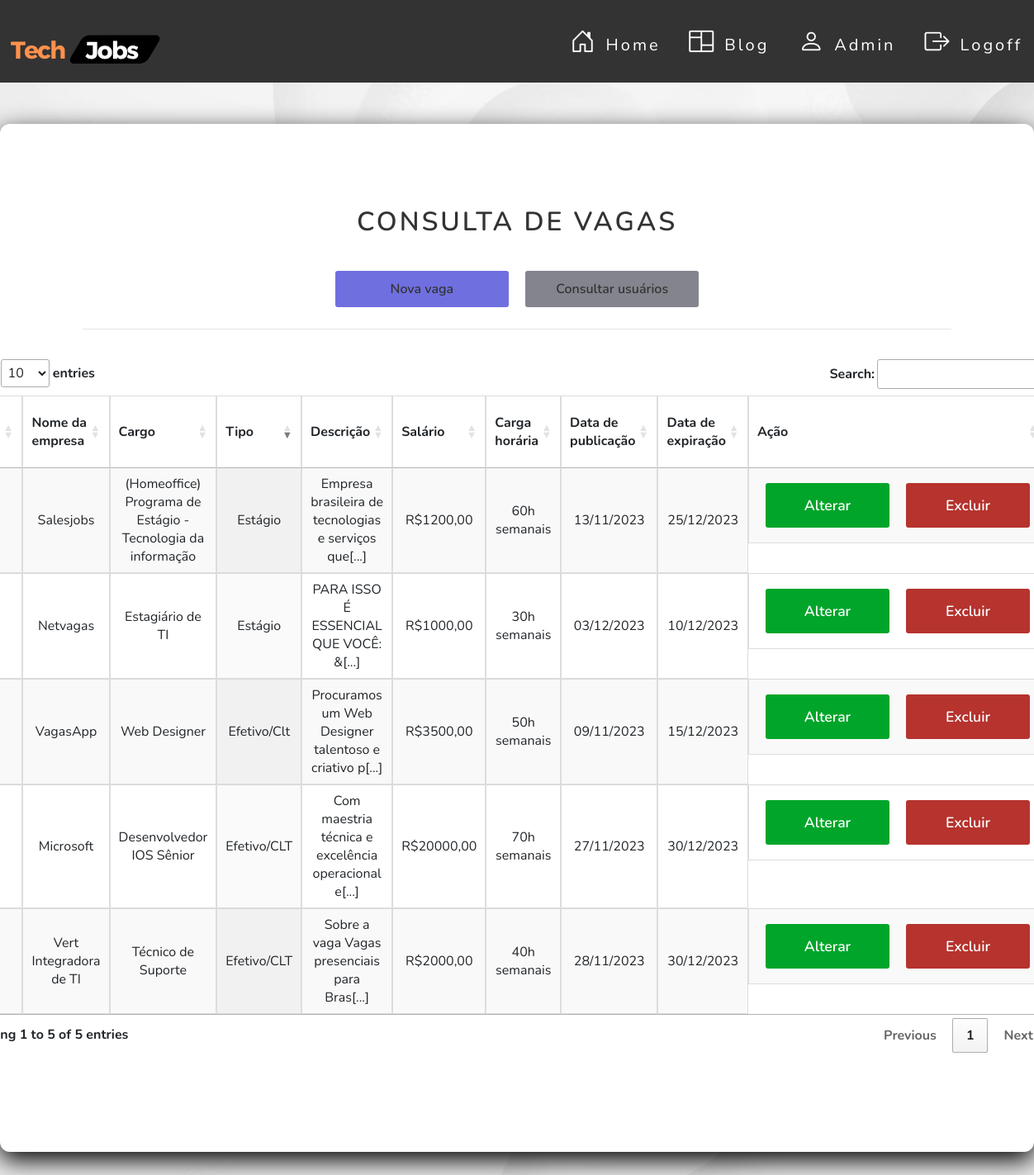
Page /vaga/index.php (signed in) on the committed database.
### tables this page shows
CREATE TABLE `vaga` (
  `id` int NOT NULL,
  `nome` varchar(150) NOT NULL,
  `tipo` varchar(30) NOT NULL,
  `descricao` longtext NOT NULL,
  `salario` varchar(50) NOT NULL,
  `carga_horaria` varchar(100) NOT NULL,
  `data_publicacao` date NOT NULL,
  `data_expiracao` date NOT NULL,
  `usuario_id` int DEFAULT NULL
);

CREATE TABLE `usuario` (
  `id` int NOT NULL,
  `nome` varchar(40) DEFAULT NULL,
  `razao_social` varchar(50) DEFAULT NULL,
  `cpf` varchar(20) DEFAULT NULL,
  `cnpj` varchar(18) DEFAULT NULL,
  `senha` varchar(50) DEFAULT NULL,
  `email` varchar(50) NOT NULL,
  `sexo` varchar(20) DEFAULT NULL,
  `ddi` varchar(6) DEFAULT NULL,
  `ddd` varchar(20) DEFAULT NULL,
  `numero` varchar(17) DEFAULT NULL,
  `cep` varchar(15) DEFAULT NULL,
  `cidade` varchar(30) DEFAULT NULL,
  `logradouro` varchar(10) DEFAULT NULL,
  `bairro` varchar(30) DEFAULT NULL,
  `lote` varchar(10) DEFAULT NULL,
  `rua` varchar(30) DEFAULT NULL,
  `complemento` varchar(20) DEFAULT NULL,
  `curriculo` varchar(100) DEFAULT NULL,
  `perfil_id` int DEFAULT NULL
);

### src/database/conexao.php (called while the page is built)
<?php
class Conexao
{
    public static function getConexao()
    {
        try {
            return new PDO("mysql:host=127.0.0.1;dbname=techjobsdb", "root", "");
        } catch (\PDOException $e) {
            echo 'Error ao conectar com banco de dados. ' . $e->getMessage();
            return null;
        }
    }
}

### src/dao/vagadao.php (called while the page is built, shortened)
<?php
include_once __DIR__ . '/../database/conexao.php';
class VagaDAO
{
    private $dbh;
    public function __construct()
    {
        $this->dbh = Conexao::getConexao();
    }
    public function getAll()
    {
        $query = "SELECT vaga.id, vaga.nome, vaga.tipo, vaga.descricao, vaga.salario, vaga.carga_horaria, vaga.data_publicacao, vaga.data_expiracao, vaga.usuario_id,
       usuario.nome as nome_usuario
                        FROM vaga
                                INNER JOIN usuario
                                    ON vaga.usuario_id = usuario.id ";
        $stmt = $this->dbh->query($query);
        $rows = $stmt->fetchAll();
        $this->dbh = null;
        return $rows;
    }
}

### vaga/vagas_admin.php (the view, shortened to what this page needs)
<?php
require_once __DIR__ . '/../src/dao/vagadao.php';
$dao = new VagaDAO();
$vagas = $dao->getAll();
$quantidadeRegistros = count($vagas);
?>
<link rel="stylesheet"
      href="https://maxcdn.bootstrapcdn.com/bootstrap/4.0.0/css/bootstrap.min.css"
>
<link href="../assets/css/button.css" rel="stylesheet">
<link href="../assets/css/style.css" rel="stylesheet">
<link href="../assets/css/usuario.css" rel="stylesheet">
<link rel="stylesheet" href="https://cdn.jsdelivr.net/npm/bootstrap-icons@1.11.1/font/bootstrap-icons.css">
<link href=" https://cdn.datatables.net/1.13.6/css/jquery.dataTables.min.css" rel="stylesheet" type="text/css"/>
<header class="main-header">
    <nav class="main-header-content">
        <div class="logo">
            <a href="../view/home.php">
                <img src="../assets/img/Tech%20(1).svg" alt="" width="200px" height="100px">
            </a>
        </div>
        <nav class="menu">
            <ul>
                <li class="item-menu">
                    <a href="../view/home.php">
                        <span class="icon"><i class="bi bi-house-door"></i></span>
                        <span class="txt-link">Home</span>
                    </a>
                </li>
                <li class="item-menu">
                    <a href="../view/blog.php">
                        <span class="icon"><i class="bi bi-columns"></i></span>
                        <span class="txt-link">Blog</span>
                    </a>
                </li>
                <li class="item-menu">
                    <a href="../usuarios/administrador/index.php ">
                        <span class="icon"><i class="bi bi-person"></i></span>
                        <span class="txt-link">Admin</span>
                    </a>
                </li>
                <li class="item-menu">
                    <a href="../auth/logoff.php">
                        <span class="icon"><i class="bi bi-box-arrow-right"></i></span>
                        <span class="txt-link">Logoff</span>
                    </a>
                </li>
            </ul>
        </nav>
    </nav>
</header>
<main class="main-vaga">
    <div class="card-vaga">
        <header>
            <h2>Consulta de vagas</h2>
        </header>
        <section class="section__btn">
            <a class="btn-blue" href="create.php">Nova vaga</a>
            <a class="btn" href="../usuarios/administrador/index.php">Consultar usuários</a>
        </section>
        <hr>
        <div class="container">
            <div class="row text ">
                <div class="col-md-12">
                    <div class="card-body font-weight-bold card-vaga-main">
                        <div class="card-vaga-box">
                            <section>
                                <table id="example" class="display" style="width:100%;">
                                    <thead>
                                    <tr>
                                        <th>Id da vaga</th>
                                        <th>Nome da empresa</th>
                                        <th>Cargo</th>
                                        <th>Tipo</th>
                                        <th>Descrição</th>
                                        <th>Salário</th>
                                        <th>Carga horária</th>
                                        <th>Data de publicação</th>
                                        <th>Data de expiração</th>
                                        <th>Ação</th>
                                    </tr>
                                    </thead>
                                    <tbody>
                                    <?php if ($quantidadeRegistros == "0") : ?>
                                        <tr>
                                            <td colspan="4">Não existem usuários cadastrados.</td>
                                        </tr>
                                    <?php else : ?>
                                        <?php foreach ($vagas as $vaga) :
                                            ?>
                                            <tr>
                                                <td><?php echo $vaga['id']; ?></td>
                                                <td><?php echo ucfirst($vaga['nome_usuario']); ?></td>
                                                <td><?= ($vaga['nome']); ?></td>
                                                <td><?= ($vaga['tipo']); ?></td>
                                                <td><?= substr(($vaga['descricao']), 0, 49); ?>[...]</td>
                                                <td><?= ($vaga['salario']); ?></td>
                                                <td><?= ($vaga['carga_horaria']); ?></td>
                                                <td><?= date('d/m/Y',  strtotime(($vaga['data_publicacao']))); ?></td>
                                                <td><?= date('d/m/Y',  strtotime(($vaga['data_expiracao']))); ?></td>
                                                <td class="td__operacao">
                                                    <a class="btnalterar"
                                                       href="edit.php?id=<?= $vaga['id']; ?>">Alterar</a>
                                                    <a class="btnexcluir"
                                                       href="delete.php?id=<?= $vaga['id']; ?>"
                                                       onclick="return confirm('Deseja confirmar a operação?');">Excluir</a>
                                                </td>
                                            </tr>
                                        <?php endforeach; ?>
                                    <?php endif; ?>
                                    </tbody>
                                </table>
                            </section>
                        </div>
                    </div>
                </div>
            </div>
        </div>
    </div>
</main>

### assets/css/button.css (style rules this page uses)
.section__btn { display: flex; justify-content: center; }
.btn { border: none; padding: 10px; margin: 10px; width: 130px; background-color: rgb(132, 132, 142); color: #333333; text-align: center; text-decoration: none; font-weight: 600; border-radius: 3px; flex-basis: 20%; cursor: pointer; transition: 0.6s; }
.btn-blue { border: none; padding: 10px; margin: 10px; width: 130px; background-color: rgb(111, 111, 224); color: #333333; text-align: center; text-decoration: none; font-weight: 600; border-radius: 3px; flex-basis: 20%; cursor: pointer; transition: 0.6s; }
.btnalterar { border: none; width: 150px; padding: 15px 0px; background-color: rgb(1, 165, 42); color: #fff; text-align: center; text-decoration: none; font-size: 1.1rem; font-weight: 600; border-radius: 3px; display: inline-block; margin: 10px; transition: 0.4s; }
.btnexcluir { border: none; width: 150px; padding: 15px 0px; background-color: rgb(182, 51, 46); color: #fff; text-align: center; text-decoration: none; font-size: 1.1rem; font-weight: 600; border-radius: 3px; display: inline-block; margin: 10px; transition: 0.4s; }

### assets/css/style.css (style rules this page uses)
* { margin: 0; padding: 0; box-sizing: border-box; font-family: Nunito, Arial, Helvetica, sans-serif; }
.main-header { width: 100%; background: #333333; padding: 10px 0; height: 100px; }
.main-header .main-header-content { display: flex; max-width: 1800px; margin: 0 auto; justify-content: space-between; height: 100%; }
.main-header .main-header-content .logo { flex-basis: 25%; border: none !important; }
.main-header .main-header-content .logo a { text-decoration: none; font-size: 1.5rem; letter-spacing: 3px; color: coral; padding: 5px; transition: .5s; }
nav.menu { transition: .2s; }
.menu ul { list-style-type: none; display: flex; }
.menu ul li.item-menu a { color: #ffffff; text-decoration: none; transition: .5s; font-size: 20px; padding: 25px 4%; display: flex; margin-bottom: 20px; line-height: 40px; cursor: pointer; letter-spacing: 3px; }
.menu ul li.item-menu a .txt-link { margin-left: 10px; margin-right: 20px; }
.menu ul li.item-menu a .icon { font-size: 30px; margin-left: 15px; }
a { text-decoration: none }

### assets/css/usuario.css (style rules this page uses)
.text { text-align: center; width: 100%; }
table { font-family: arial, sans-serif; border-collapse: collapse; width: 100%; }
td, th { border: 1px solid #dddddd; text-align: center; padding: 20px; }
tr:nth-child(even) { background-color: #dddddd; }
.td__operacao { display: flex; }
.main-vaga { max-width: 100%; margin: 0 auto; }
.card-vaga { width: 100%; background: #ffffff; border-radius: 12px; box-shadow: 0 10px 30px rgb(0, 0, 0); margin: 50px auto; padding: 100px; }
.card-vaga-main { display: flex; flex-wrap: wrap; justify-content: center; }
.card-vaga header h2 { color: #333333; font-weight: 600; margin-bottom: 30px; letter-spacing: 3px; text-transform: uppercase; text-align: center; border: none; outline: none; }

### rows in the picture
vaga: usuario.nome "VagasApp", nome "Web Designer", tipo "Efetivo/Clt", descricao "Procuramos um Web Designer talentoso e criativo p", salario "R$3500,00", carga_horaria "50h semanais", data_publicacao "09/11/2023", data_expiracao "15/12/2023"
vaga: usuario.nome "Salesjobs", nome "(Homeoffice) Programa de Estágio - Tecnologia da informação", tipo "Estágio", descricao "Empresa brasileira de tecnologias e serviços que", salario "R$1200,00", carga_horaria "60h semanais", data_publicacao "13/11/2023", data_expiracao "25/12/2023"
vaga: usuario.nome "Microsoft", nome "Desenvolvedor IOS Sênior", tipo "Efetivo/CLT", descricao "Com maestria técnica e excelência operacional e", salario "R$20000,00", carga_horaria "70h semanais", data_publicacao "27/11/2023", data_expiracao "30/12/2023"
vaga: usuario.nome "Vert Integradora de TI", nome "Técnico de Suporte", tipo "Efetivo/CLT", descricao "Sobre a vaga Vagas presenciais para Bras", salario "R$2000,00", carga_horaria "40h semanais", data_publicacao "28/11/2023", data_expiracao "30/12/2023"
vaga: usuario.nome "Netvagas", nome "Estagiário de TI", tipo "Estágio", descricao "PARA ISSO É ESSENCIAL QUE VOCÊ: &", salario "R$1000,00", carga_horaria "30h semanais", data_publicacao "03/12/2023", data_expiracao "10/12/2023"
